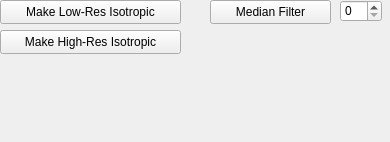
<?xml version="1.0" encoding="UTF-8"?>
<ui version="4.0">
 <class>tabPreProcessWidget</class>
 <widget class="QWidget" name="tabPreProcessWidget">
  <property name="geometry">
   <rect>
    <x>0</x>
    <y>0</y>
    <width>390</width>
    <height>142</height>
   </rect>
  </property>
  <property name="windowTitle">
   <string>Form</string>
  </property>
  <widget class="QPushButton" name="preprocLowResIsoButton">
   <property name="geometry">
    <rect>
     <x>0</x>
     <y>0</y>
     <width>181</width>
     <height>24</height>
    </rect>
   </property>
   <property name="text">
    <string>Make Low-Res Isotropic</string>
   </property>
  </widget>
  <widget class="QPushButton" name="preprocMedianFilterButton">
   <property name="geometry">
    <rect>
     <x>210</x>
     <y>0</y>
     <width>121</width>
     <height>24</height>
    </rect>
   </property>
   <property name="text">
    <string>Median Filter</string>
   </property>
  </widget>
  <widget class="QPushButton" name="preprocHighResIsoButton">
   <property name="geometry">
    <rect>
     <x>0</x>
     <y>30</y>
     <width>181</width>
     <height>24</height>
    </rect>
   </property>
   <property name="text">
    <string>Make High-Res Isotropic</string>
   </property>
  </widget>
  <widget class="QSpinBox" name="preprocMedianRadiusBox">
   <property name="geometry">
    <rect>
     <x>340</x>
     <y>0</y>
     <width>42</width>
     <height>22</height>
    </rect>
   </property>
  </widget>
 </widget>
 <resources/>
 <connections/>
</ui>
